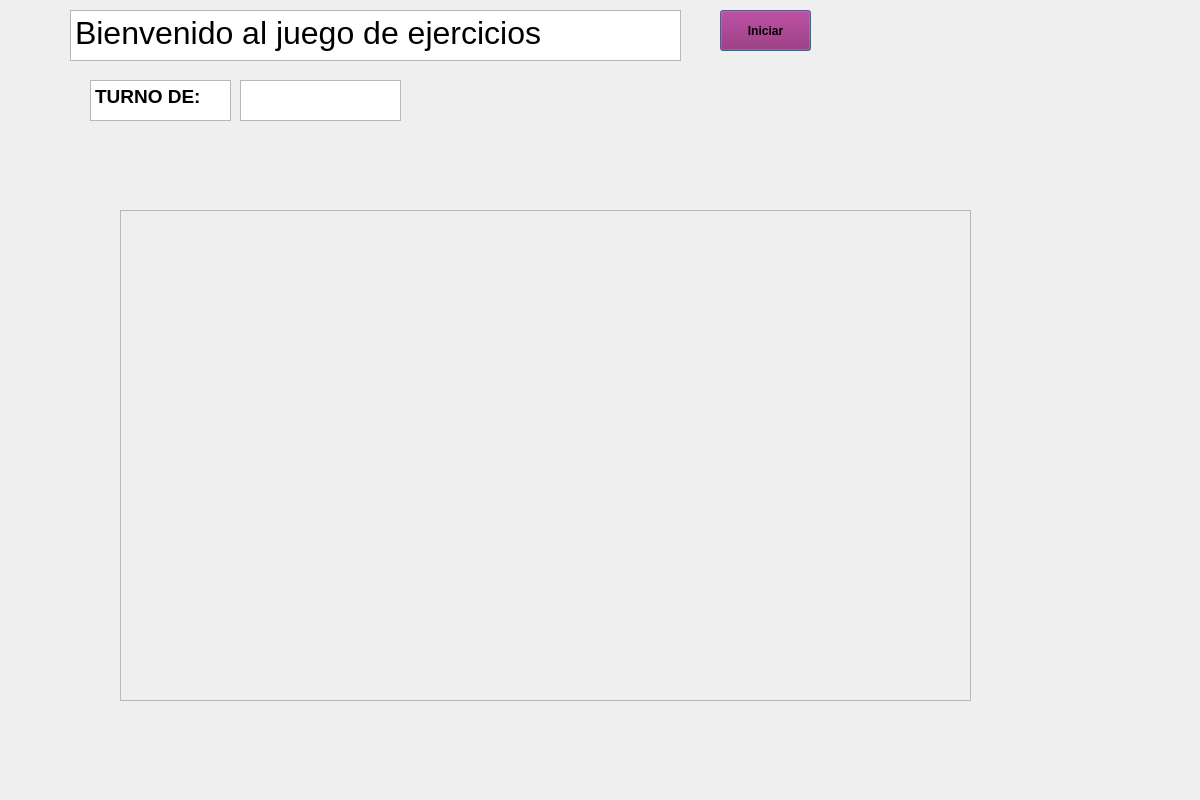
<?xml version="1.0" encoding="UTF-8"?>
<ui version="4.0">
 <class>Dialog</class>
 <widget class="QDialog" name="Dialog">
  <property name="geometry">
   <rect>
    <x>0</x>
    <y>0</y>
    <width>1200</width>
    <height>800</height>
   </rect>
  </property>
  <property name="font">
   <font>
    <bold>true</bold>
   </font>
  </property>
  <property name="windowTitle">
   <string>Dialog</string>
  </property>
  <widget class="QWidget" name="Board" native="true">
   <property name="geometry">
    <rect>
     <x>70</x>
     <y>10</y>
     <width>961</width>
     <height>781</height>
    </rect>
   </property>
   <property name="styleSheet">
    <string notr="true"/>
   </property>
   <widget class="QTextEdit" name="textEdit">
    <property name="geometry">
     <rect>
      <x>0</x>
      <y>0</y>
      <width>611</width>
      <height>51</height>
     </rect>
    </property>
    <property name="html">
     <string>&lt;!DOCTYPE HTML PUBLIC &quot;-//W3C//DTD HTML 4.0//EN&quot; &quot;http://www.w3.org/TR/REC-html40/strict.dtd&quot;&gt;
&lt;html&gt;&lt;head&gt;&lt;meta name=&quot;qrichtext&quot; content=&quot;1&quot; /&gt;&lt;meta charset=&quot;utf-8&quot; /&gt;&lt;style type=&quot;text/css&quot;&gt;
p, li { white-space: pre-wrap; }
hr { height: 1px; border-width: 0; }
li.unchecked::marker { content: &quot;\2610&quot;; }
li.checked::marker { content: &quot;\2612&quot;; }
&lt;/style&gt;&lt;/head&gt;&lt;body style=&quot; font-family:'Segoe UI'; font-size:9pt; font-weight:400; font-style:normal;&quot;&gt;
&lt;p style=&quot; margin-top:0px; margin-bottom:0px; margin-left:0px; margin-right:0px; -qt-block-indent:0; text-indent:0px;&quot;&gt;&lt;span style=&quot; font-size:24pt;&quot;&gt;Bienvenido al juego de ejercicios &lt;/span&gt;&lt;/p&gt;&lt;/body&gt;&lt;/html&gt;</string>
    </property>
   </widget>
   <widget class="QTextEdit" name="textEdit_2">
    <property name="geometry">
     <rect>
      <x>20</x>
      <y>70</y>
      <width>141</width>
      <height>41</height>
     </rect>
    </property>
    <property name="html">
     <string>&lt;!DOCTYPE HTML PUBLIC &quot;-//W3C//DTD HTML 4.0//EN&quot; &quot;http://www.w3.org/TR/REC-html40/strict.dtd&quot;&gt;
&lt;html&gt;&lt;head&gt;&lt;meta name=&quot;qrichtext&quot; content=&quot;1&quot; /&gt;&lt;meta charset=&quot;utf-8&quot; /&gt;&lt;style type=&quot;text/css&quot;&gt;
p, li { white-space: pre-wrap; }
hr { height: 1px; border-width: 0; }
li.unchecked::marker { content: &quot;\2610&quot;; }
li.checked::marker { content: &quot;\2612&quot;; }
&lt;/style&gt;&lt;/head&gt;&lt;body style=&quot; font-family:'Segoe UI'; font-size:9pt; font-weight:400; font-style:normal;&quot;&gt;
&lt;p style=&quot; margin-top:0px; margin-bottom:0px; margin-left:0px; margin-right:0px; -qt-block-indent:0; text-indent:0px;&quot;&gt;&lt;span style=&quot; font-size:14pt; font-weight:700;&quot;&gt;TURNO DE:&lt;/span&gt;&lt;/p&gt;&lt;/body&gt;&lt;/html&gt;</string>
    </property>
   </widget>
   <widget class="QTextEdit" name="textEdit_3">
    <property name="geometry">
     <rect>
      <x>170</x>
      <y>70</y>
      <width>161</width>
      <height>41</height>
     </rect>
    </property>
   </widget>
   <widget class="QPushButton" name="pushButton">
    <property name="geometry">
     <rect>
      <x>650</x>
      <y>0</y>
      <width>91</width>
      <height>41</height>
     </rect>
    </property>
    <property name="styleSheet">
     <string notr="true">background-color: rgb(148, 20, 100);</string>
    </property>
    <property name="text">
     <string>Iniciar</string>
    </property>
   </widget>
   <widget class="QFrame" name="frame">
    <property name="geometry">
     <rect>
      <x>50</x>
      <y>200</y>
      <width>851</width>
      <height>491</height>
     </rect>
    </property>
    <property name="styleSheet">
     <string notr="true"/>
    </property>
    <property name="frameShape">
     <enum>QFrame::Shape::StyledPanel</enum>
    </property>
    <property name="frameShadow">
     <enum>QFrame::Shadow::Raised</enum>
    </property>
   </widget>
  </widget>
 </widget>
 <resources/>
 <connections/>
</ui>
